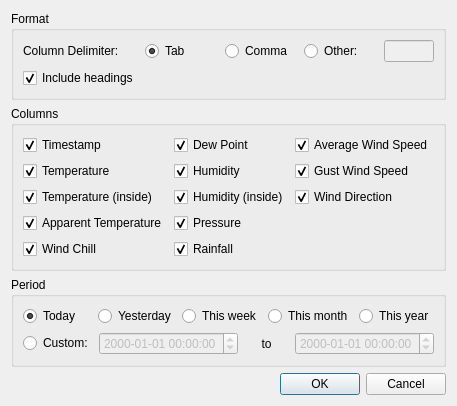
<?xml version="1.0" encoding="UTF-8"?>
<ui version="4.0">
 <class>ExportDialog</class>
 <widget class="QDialog" name="ExportDialog">
  <property name="geometry">
   <rect>
    <x>0</x>
    <y>0</y>
    <width>437</width>
    <height>355</height>
   </rect>
  </property>
  <property name="windowTitle">
   <string>Export data</string>
  </property>
  <property name="windowIcon">
   <iconset resource="resources.qrc">
    <normaloff>:/icons/export-data</normaloff>:/icons/export-data</iconset>
  </property>
  <layout class="QVBoxLayout" name="verticalLayout">
   <item>
    <widget class="QGroupBox" name="groupBox">
     <property name="title">
      <string>Format</string>
     </property>
     <layout class="QGridLayout" name="gridLayout">
      <item row="0" column="2">
       <widget class="QRadioButton" name="rbCommaDelimited">
        <property name="text">
         <string>Comma</string>
        </property>
       </widget>
      </item>
      <item row="0" column="0">
       <widget class="QLabel" name="label_2">
        <property name="text">
         <string>Column Delimiter:</string>
        </property>
       </widget>
      </item>
      <item row="0" column="4">
       <widget class="QLineEdit" name="leCustomDelimiter">
        <property name="enabled">
         <bool>false</bool>
        </property>
        <property name="maximumSize">
         <size>
          <width>50</width>
          <height>16777215</height>
         </size>
        </property>
       </widget>
      </item>
      <item row="0" column="3">
       <widget class="QRadioButton" name="rbOtherDelimiter">
        <property name="text">
         <string>Other:</string>
        </property>
       </widget>
      </item>
      <item row="0" column="1">
       <widget class="QRadioButton" name="rbTabDelimited">
        <property name="text">
         <string>Tab</string>
        </property>
        <property name="checked">
         <bool>true</bool>
        </property>
       </widget>
      </item>
      <item row="1" column="0">
       <widget class="QCheckBox" name="cbIncludeHeadings">
        <property name="text">
         <string>Include headings</string>
        </property>
        <property name="checked">
         <bool>true</bool>
        </property>
       </widget>
      </item>
     </layout>
    </widget>
   </item>
   <item>
    <widget class="QGroupBox" name="groupBox_2">
     <property name="title">
      <string>Columns</string>
     </property>
     <layout class="QGridLayout" name="gridLayout_2">
      <item row="0" column="0">
       <widget class="QCheckBox" name="cbTimestamp">
        <property name="text">
         <string>Timestamp</string>
        </property>
        <property name="checked">
         <bool>true</bool>
        </property>
       </widget>
      </item>
      <item row="1" column="0">
       <widget class="QCheckBox" name="cbTemperature">
        <property name="text">
         <string>Temperature</string>
        </property>
        <property name="checked">
         <bool>true</bool>
        </property>
       </widget>
      </item>
      <item row="1" column="1">
       <widget class="QCheckBox" name="cbHumidity">
        <property name="enabled">
         <bool>true</bool>
        </property>
        <property name="text">
         <string>Humidity</string>
        </property>
        <property name="checked">
         <bool>true</bool>
        </property>
       </widget>
      </item>
      <item row="4" column="1">
       <widget class="QCheckBox" name="cbRainfall">
        <property name="enabled">
         <bool>true</bool>
        </property>
        <property name="text">
         <string>Rainfall</string>
        </property>
        <property name="checked">
         <bool>true</bool>
        </property>
       </widget>
      </item>
      <item row="2" column="1">
       <widget class="QCheckBox" name="cbIndoorHumidity">
        <property name="enabled">
         <bool>true</bool>
        </property>
        <property name="text">
         <string>Humidity (inside)</string>
        </property>
        <property name="checked">
         <bool>true</bool>
        </property>
       </widget>
      </item>
      <item row="3" column="1">
       <widget class="QCheckBox" name="cbPressure">
        <property name="enabled">
         <bool>true</bool>
        </property>
        <property name="text">
         <string>Pressure</string>
        </property>
        <property name="checked">
         <bool>true</bool>
        </property>
       </widget>
      </item>
      <item row="0" column="1">
       <widget class="QCheckBox" name="cbDewPoint">
        <property name="text">
         <string>Dew Point</string>
        </property>
        <property name="checked">
         <bool>true</bool>
        </property>
       </widget>
      </item>
      <item row="4" column="0">
       <widget class="QCheckBox" name="cbWindChill">
        <property name="text">
         <string>Wind Chill</string>
        </property>
        <property name="checked">
         <bool>true</bool>
        </property>
       </widget>
      </item>
      <item row="3" column="0">
       <widget class="QCheckBox" name="cbApparentTemperature">
        <property name="text">
         <string>Apparent Temperature</string>
        </property>
        <property name="checked">
         <bool>true</bool>
        </property>
       </widget>
      </item>
      <item row="2" column="0">
       <widget class="QCheckBox" name="cbIndoorTemperature">
        <property name="text">
         <string>Temperature (inside)</string>
        </property>
        <property name="checked">
         <bool>true</bool>
        </property>
       </widget>
      </item>
      <item row="0" column="2">
       <widget class="QCheckBox" name="cbAverageWindSpeed">
        <property name="text">
         <string>Average Wind Speed</string>
        </property>
        <property name="checked">
         <bool>true</bool>
        </property>
       </widget>
      </item>
      <item row="1" column="2">
       <widget class="QCheckBox" name="cbGustWindSpeed">
        <property name="text">
         <string>Gust Wind Speed</string>
        </property>
        <property name="checked">
         <bool>true</bool>
        </property>
       </widget>
      </item>
      <item row="2" column="2">
       <widget class="QCheckBox" name="cbWindDirection">
        <property name="text">
         <string>Wind Direction</string>
        </property>
        <property name="checked">
         <bool>true</bool>
        </property>
       </widget>
      </item>
     </layout>
    </widget>
   </item>
   <item>
    <widget class="QGroupBox" name="groupBox_3">
     <property name="title">
      <string>Period</string>
     </property>
     <layout class="QGridLayout" name="gridLayout_3">
      <item row="0" column="0">
       <widget class="QRadioButton" name="rbTToday">
        <property name="text">
         <string>Today</string>
        </property>
        <property name="checked">
         <bool>true</bool>
        </property>
       </widget>
      </item>
      <item row="0" column="1">
       <widget class="QRadioButton" name="rbTYesterday">
        <property name="text">
         <string>Yesterday</string>
        </property>
       </widget>
      </item>
      <item row="0" column="2">
       <widget class="QRadioButton" name="rbTThisWeek">
        <property name="text">
         <string>This week</string>
        </property>
       </widget>
      </item>
      <item row="0" column="3">
       <widget class="QRadioButton" name="rbTThisMonth">
        <property name="text">
         <string>This month</string>
        </property>
       </widget>
      </item>
      <item row="0" column="4">
       <widget class="QRadioButton" name="rbTThisYear">
        <property name="text">
         <string>This year</string>
        </property>
       </widget>
      </item>
      <item row="1" column="0" colspan="5">
       <layout class="QHBoxLayout" name="horizontalLayout">
        <item>
         <widget class="QRadioButton" name="rbTCustom">
          <property name="text">
           <string>Custom:</string>
          </property>
         </widget>
        </item>
        <item>
         <widget class="QDateTimeEdit" name="startTime">
          <property name="enabled">
           <bool>false</bool>
          </property>
          <property name="displayFormat">
           <string>yyyy-MM-dd hh:mm:ss</string>
          </property>
         </widget>
        </item>
        <item>
         <widget class="QLabel" name="label">
          <property name="sizePolicy">
           <sizepolicy hsizetype="Minimum" vsizetype="Preferred">
            <horstretch>0</horstretch>
            <verstretch>0</verstretch>
           </sizepolicy>
          </property>
          <property name="text">
           <string>to</string>
          </property>
          <property name="alignment">
           <set>Qt::AlignCenter</set>
          </property>
         </widget>
        </item>
        <item>
         <widget class="QDateTimeEdit" name="endTime">
          <property name="enabled">
           <bool>false</bool>
          </property>
          <property name="displayFormat">
           <string>yyyy-MM-dd hh:mm:ss</string>
          </property>
         </widget>
        </item>
       </layout>
      </item>
     </layout>
    </widget>
   </item>
   <item>
    <widget class="QDialogButtonBox" name="buttonBox">
     <property name="orientation">
      <enum>Qt::Horizontal</enum>
     </property>
     <property name="standardButtons">
      <set>QDialogButtonBox::Cancel|QDialogButtonBox::Ok</set>
     </property>
    </widget>
   </item>
  </layout>
 </widget>
 <tabstops>
  <tabstop>rbTabDelimited</tabstop>
  <tabstop>rbCommaDelimited</tabstop>
  <tabstop>rbOtherDelimiter</tabstop>
  <tabstop>leCustomDelimiter</tabstop>
  <tabstop>cbIncludeHeadings</tabstop>
  <tabstop>cbTimestamp</tabstop>
  <tabstop>cbTemperature</tabstop>
  <tabstop>cbIndoorTemperature</tabstop>
  <tabstop>cbApparentTemperature</tabstop>
  <tabstop>cbWindChill</tabstop>
  <tabstop>cbDewPoint</tabstop>
  <tabstop>cbHumidity</tabstop>
  <tabstop>cbIndoorHumidity</tabstop>
  <tabstop>cbPressure</tabstop>
  <tabstop>cbRainfall</tabstop>
  <tabstop>cbAverageWindSpeed</tabstop>
  <tabstop>cbGustWindSpeed</tabstop>
  <tabstop>cbWindDirection</tabstop>
  <tabstop>rbTToday</tabstop>
  <tabstop>rbTYesterday</tabstop>
  <tabstop>rbTThisWeek</tabstop>
  <tabstop>rbTThisMonth</tabstop>
  <tabstop>rbTThisYear</tabstop>
  <tabstop>rbTCustom</tabstop>
  <tabstop>startTime</tabstop>
  <tabstop>endTime</tabstop>
  <tabstop>buttonBox</tabstop>
 </tabstops>
 <resources>
  <include location="resources.qrc"/>
 </resources>
 <connections>
  <connection>
   <sender>buttonBox</sender>
   <signal>rejected()</signal>
   <receiver>ExportDialog</receiver>
   <slot>reject()</slot>
   <hints>
    <hint type="sourcelabel">
     <x>316</x>
     <y>260</y>
    </hint>
    <hint type="destinationlabel">
     <x>286</x>
     <y>274</y>
    </hint>
   </hints>
  </connection>
 </connections>
</ui>
